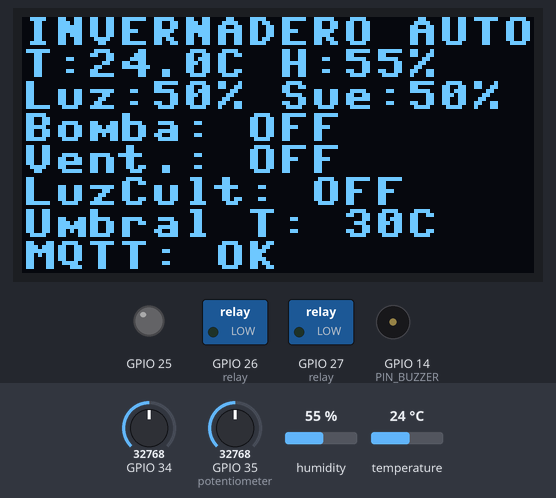
Bench run of a program on a simulated ESP32 board running MicroPython. Parts: 128×64 one-colour display, switched loads named in the program (green lamp = pin HIGH), output pins drawn as LEDs (lit = HIGH), buzzer (waves = sounding). Wiring (from the project's diagram.json): buzzer on GPIO 14, DHT22 sensor on GPIO 15, white LED on GPIO 25, relay on GPIO 26, relay on GPIO 27, light sensor on GPIO 34, potentiometer on GPIO 35. Inputs (shaded band) come from the test bench; at power-on: temperature 24 °C, GPIO 35 (potentiometer) = 32768, GPIO 34 = 32768, humidity 55 % (analog values on the 0–65535 scale). WiFi joins after 1.5 s; the clock reads 2024-03-15 10:24:30 at power-on unless the program sets it; random numbers come from a fixed seed; no MQTT or app messages arrive unless stated; library files of the repository ran but are not shown: ssd1306.py; what the program prints to the serial console is not drawn.

Above: at 2.4 s.
2.5 s: temperature set to 29.7 °C
At 4.9 s:
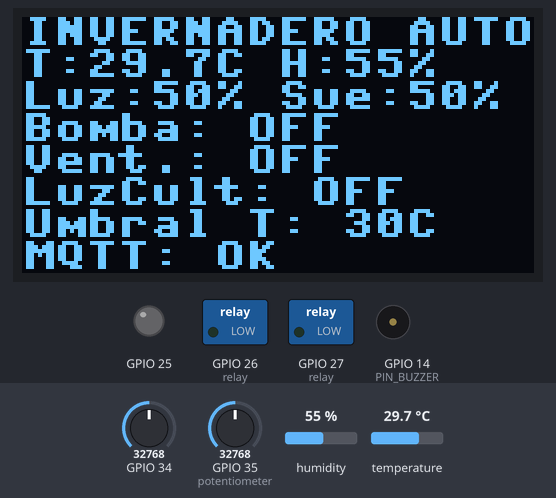
5.6 s: temperature set to 30.4 °C
At 6.7 s:
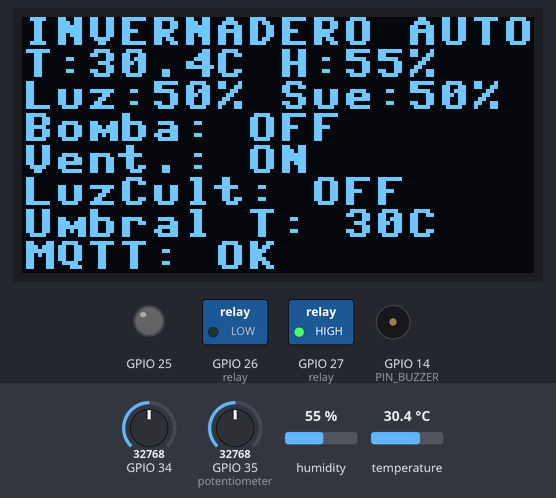
7.6 s: GPIO 35 (potentiometer) set to 20192
At 9.3 s:
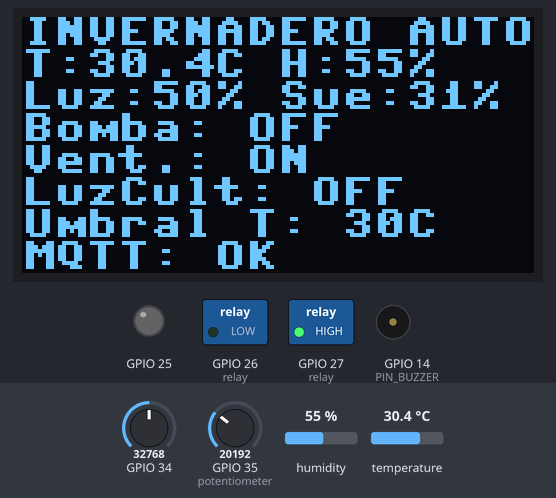
9.6 s: GPIO 35 (potentiometer) set to 18464
At 11.0 s:
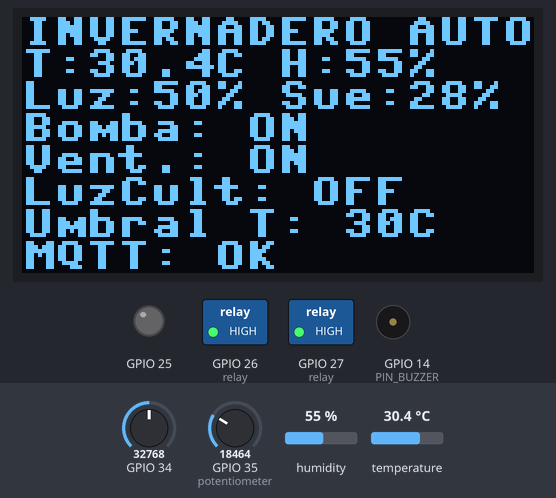
11.6 s: GPIO 34 set to 45568
13.6 s: GPIO 34 set to 47392
At 15.3 s:
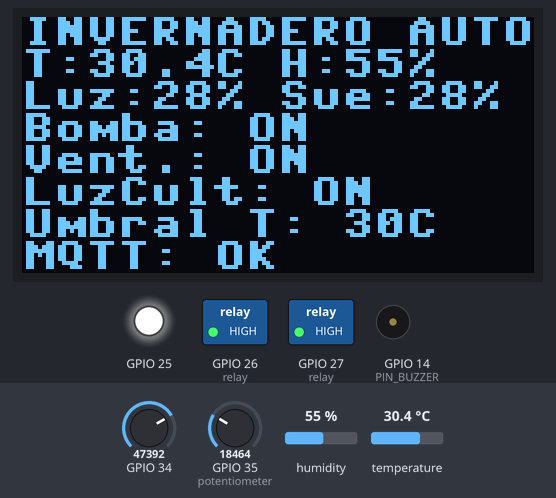
Timing chart, 0 to 21.7 s (numbered marks = the images above; inputs shaded):
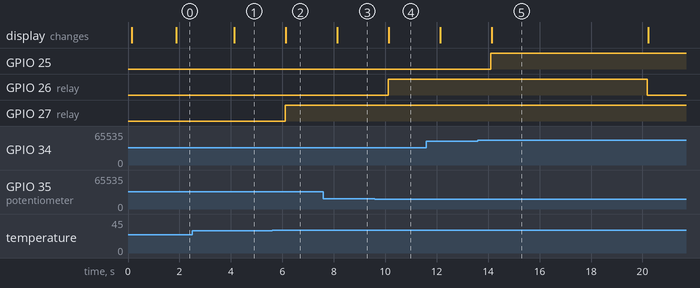

Measured:
- the behaviour switches between 30 and 30.1 °C on temperature (found by bisection; images 1 and 2)
- the behaviour switches between 19344 and 19328 on GPIO 35 (potentiometer) (found by bisection; images 3 and 4)
- the behaviour switches between 46192 and 46208 on GPIO 34 (found by bisection; images 4 and 5)
- after the input at 2.5 s, the display: changes after 1.6 s (image 1)
- after the input at 5.6 s, GPIO 27 (relay): LOW → HIGH after 0.51 s; the display: changes after 0.54 s (image 2)
- after the input at 7.6 s, the display: changes after 0.54 s (image 3)
- after the input at 9.6 s, GPIO 26 (relay): LOW → HIGH after 0.51 s; the display: changes after 0.54 s (image 4)
- after the input at 13.6 s, GPIO 25: LOW → HIGH after 0.51 s

The program:

main.py
```python
"""
main.py — Punto de entrada del ESP32 (MicroPython, Wokwi).

Invernadero Inteligente IoT — Parcial #2 Desarrollo de Software VIII.

Arquitectura del firmware (programación modular y orientada a eventos):

    sensores.py   -> lectura de DHT22, LDR y potenciómetro (machine.ADC / dht)
    actuadores.py -> relés, LED, buzzer PWM y OLED I2C (machine.Pin / PWM / I2C)
    controlador.py-> reglas AUTO/MANUAL, umbrales y emisión de eventos
    red.py        -> WiFi + MQTT (umqtt.simple) con reconexión automática
    main.py       -> CABLEADO de todo lo anterior + bucle despachador

¿Dónde están los eventos?
    1. CALLBACK MQTT: cada mensaje en {prefijo}/comandos llama a `al_recibir_comando`.
    2. TEMPORIZADORES no bloqueantes (ticks_ms/ticks_diff): sensores cada 2 s y
       telemetría cada 15 s llaman a sus manejadores cuando vencen.
    3. BUS DE EVENTOS del controlador: cada cambio de actuador, de modo o de
       condición crítica emite "evento"/"estado", y los suscriptores registrados
       aquí los publican por MQTT AL MOMENTO.
    4. El bucle principal es corto (~100 ms) y solo despacha: no hay sleeps
       largos ni esperas activas.
"""

import time

import config
from actuadores import Buzzer, Led, Pantalla, Rele
from controlador import Controlador, Parametros
from red import GestorRed
from sensores import DHTSensor, SensorLuz, SensorSuelo

# MicroPython en ESP32 cuenta los segundos desde 2000-01-01; el backend espera
# epoch Unix (1970). Este desfase corrige el campo `ts` de la telemetría.
_DESFASE_EPOCH = 946684800 if time.gmtime(0)[0] == 2000 else 0


class Temporizador:
    """Temporizador periódico NO bloqueante.

    `revisar(ahora)` se llama en cada vuelta del bucle; cuando ha pasado el
    periodo, ejecuta el manejador asociado (patrón "evento de tiempo").
    """

    def __init__(self, periodo_ms, manejador):
        self.periodo = periodo_ms
        self.manejador = manejador
        self._ultimo = time.ticks_ms()

    def revisar(self, ahora):
        """Dispara el manejador si venció el periodo."""
        if time.ticks_diff(ahora, self._ultimo) >= self.periodo:
            self._ultimo = ahora
            self.manejador()


def timestamp_unix():
    """Segundos epoch Unix (válidos si NTP sincronizó; si no, aproximados)."""
    return time.time() + _DESFASE_EPOCH


def main():
    """Construye los objetos, conecta los eventos y ejecuta el bucle."""
    print("=== Invernadero Inteligente IoT (ESP32 + MicroPython) ===")

    # --- Hardware -----------------------------------------------------
    pantalla = Pantalla(config.PIN_I2C_SDA, config.PIN_I2C_SCL, config.OLED_DIRECCION,
                        config.OLED_ANCHO, config.OLED_ALTO)
    controlador = Controlador(
        sensor_dht=DHTSensor(config.PIN_DHT),
        sensor_luz=SensorLuz(config.PIN_LDR),
        sensor_suelo=SensorSuelo(config.PIN_SUELO),
        bomba=Rele(config.PIN_BOMBA, config.RELE_ACTIVO_ALTO),
        ventilador=Rele(config.PIN_VENTILADOR, config.RELE_ACTIVO_ALTO),
        luz_cultivo=Led(config.PIN_LUZ_CULTIVO),
        buzzer=Buzzer(config.PIN_BUZZER, config.BUZZER_FRECUENCIA, config.BUZZER_PERIODO_MS),
        pantalla=pantalla,
        params=Parametros.desde_config(config),
    )

    # --- Manejadores de eventos ---------------------------------------
    red = None  # se asigna abajo; los closures lo usan cuando ya existe

    def al_recibir_comando(datos):
        """CALLBACK MQTT: ejecuta el comando y responde con un ACK."""
        cmd = datos.get("cmd")
        valor = datos.get("valor")
        origen = datos.get("origen", "desconocido")
        resultado = controlador.manejar_comando(cmd, valor, origen)
        print("[CMD]", cmd, "=", valor, "desde", origen, "->", resultado)
        ack = {"cmd": cmd, "valor": valor, "resultado": resultado, "origen": origen}
        if "id" in datos:
            ack["id"] = datos["id"]       # permite al backend asociar el ACK
        red.publicar("comandos/ack", ack, encolar=True)

    def al_conectar():
        """Al (re)conectar MQTT se publica el estado actual."""
        controlador.conectado = True
        red.publicar("estado", controlador.estado())
        controlador.refrescar_pantalla()

    def publicar_evento(evento):
        print("[EVENTO]", evento["severidad"], evento["tipo"], "-", evento["detalle"])
        red.publicar("eventos", evento, encolar=True)

    def publicar_estado(estado):
        red.publicar("estado", estado, encolar=True)

    def publicar_telemetria():
        """Manejador del temporizador de telemetría (cada 15 s)."""
        if controlador.lectura["temperatura"] is None:
            return  # aún no hay lectura válida
        datos = controlador.telemetria(timestamp_unix())
        if red.publicar("telemetria", datos):
            print("[TELEMETRIA]", datos)

    red = GestorRed(config, on_comando=al_recibir_comando, on_conectado=al_conectar)
    controlador.bus.on("evento", publicar_evento)
    controlador.bus.on("estado", publicar_estado)

    temporizadores = [
        Temporizador(config.INTERVALO_SENSORES_MS, controlador.ciclo_sensores),
        Temporizador(config.INTERVALO_TELEMETRIA_MS, publicar_telemetria),
    ]

    controlador.iniciar()           # emite INICIO_SISTEMA (queda en cola hasta conectar)
    controlador.ciclo_sensores()    # primera lectura inmediata

    # --- Bucle despachador --------------------------------------------
    while True:
        inicio = time.ticks_ms()
        red.mantener(inicio)
        if controlador.conectado != red.mqtt_conectado:
            controlador.conectado = red.mqtt_conectado
            controlador.refrescar_pantalla()
        for temporizador in temporizadores:
            temporizador.revisar(inicio)
        controlador.tick(inicio)
        # Espera solo lo que falta para completar ~100 ms por vuelta.
        transcurrido = time.ticks_diff(time.ticks_ms(), inicio)
        if transcurrido < config.PERIODO_BUCLE_MS:
            time.sleep_ms(config.PERIODO_BUCLE_MS - transcurrido)


main()
```

config.py
```python
"""
config.py — Configuración central del dispositivo (ESP32 + MicroPython en Wokwi).

Todo valor "mágico" del sistema (pines, tiempos, umbrales, MQTT) vive aquí para
que el resto de los módulos no tenga constantes repetidas. Si cambias el prefijo
MQTT aquí, recuerda cambiar también MQTT_PREFIJO en el archivo .env del backend.

NOTA DE SEGURIDAD: el ESP32 NO conoce credenciales de Adafruit IO. Solo habla con
el broker público HiveMQ; el backend es quien se autentica contra la nube.
"""

# ---------------------------------------------------------------------------
# Red WiFi (Wokwi ofrece un punto de acceso virtual abierto)
# ---------------------------------------------------------------------------
WIFI_SSID = "Wokwi-GUEST"
WIFI_PASSWORD = ""

# ---------------------------------------------------------------------------
# MQTT (broker público HiveMQ, sin TLS ni usuario)
# ---------------------------------------------------------------------------
MQTT_BROKER = "broker.hivemq.com"
MQTT_PORT = 1883
MQTT_PREFIJO = "utp/omar/invernadero"   # Debe coincidir con MQTT_PREFIJO del .env
MQTT_KEEPALIVE = 60                     # segundos
MQTT_CLIENT_ID_BASE = "invernadero-esp32-"  # se le añade un sufijo aleatorio

# ---------------------------------------------------------------------------
# Pines GPIO (ver tabla en README.md)
# Los analógicos usan SOLO ADC1 (GPIO32-39) porque ADC2 no funciona con WiFi.
# ---------------------------------------------------------------------------
PIN_DHT = 15            # DHT22: temperatura + humedad del aire
PIN_LDR = 34            # Fotorresistencia (salida AO) -> ADC1_CH6
PIN_SUELO = 35          # Potenciómetro que simula humedad de suelo -> ADC1_CH7
PIN_BOMBA = 26          # Relé de la bomba de riego (+ LED azul por contacto NO)
PIN_VENTILADOR = 27     # Relé del ventilador (+ LED amarillo por contacto NO)
PIN_LUZ_CULTIVO = 25    # LED blanco = luz de cultivo
PIN_BUZZER = 14         # Buzzer de alerta crítica (PWM)
PIN_I2C_SDA = 21        # OLED SSD1306
PIN_I2C_SCL = 22
OLED_DIRECCION = 0x3C
OLED_ANCHO = 128
OLED_ALTO = 64

# El módulo de relé de Wokwi (configuración por defecto) se activa con IN=HIGH:
# COM se conecta a NO y se enciende el LED indicador (verificado en la
# simulación). Si usas un relé activo en bajo, cambia esto a False.
RELE_ACTIVO_ALTO = True

# ---------------------------------------------------------------------------
# Temporización del bucle orientado a eventos (milisegundos)
# ---------------------------------------------------------------------------
PERIODO_BUCLE_MS = 100            # el bucle principal solo despacha cada ~100 ms
INTERVALO_SENSORES_MS = 2000      # lectura de sensores
INTERVALO_TELEMETRIA_MS = 15000   # publicación de telemetría
INTERVALO_PING_MS = 30000         # ping MQTT para mantener viva la sesión
REINTENTO_WIFI_MS = 10000         # espera entre reintentos de WiFi
REINTENTO_MQTT_MS = 5000          # espera entre reintentos de MQTT

# ---------------------------------------------------------------------------
# Lógica de control (ver controlador.py)
# ---------------------------------------------------------------------------
UMBRAL_TEMP_DEFECTO = 30          # °C: ventilador ON por encima
HISTERESIS_TEMP = 2               # °C: ventilador OFF por debajo de umbral - 2
UMBRAL_TEMP_MIN = 20              # rango válido para el comando umbral_temp
UMBRAL_TEMP_MAX = 45
UMBRAL_SUELO_SECO = 30            # %: regar por debajo
UMBRAL_LUZ_BAJA = 30              # %: luz de cultivo ON por debajo
HISTERESIS_LUZ = 5                # %: luz de cultivo OFF por encima de 30 + 5
RIEGO_MAX_MS = 10000              # máximo 10 s de bomba por ciclo (AUTO)
RIEGO_ENFRIAMIENTO_MS = 30000     # 30 s de espera antes de volver a regar
TEMP_CRITICA = 38                 # °C: condición crítica
SUELO_CRITICO = 10                # %: condición crítica

# Buzzer intermitente
BUZZER_FRECUENCIA = 2000          # Hz
BUZZER_PERIODO_MS = 400           # alterna sonido/silencio cada 400 ms
```

actuadores.py
```python
"""
actuadores.py — Abstracciones de los actuadores del invernadero (capa de hardware).

Usa machine.Pin (salidas digitales), machine.PWM (buzzer) y machine.I2C (OLED).
Todas las clases exponen una interfaz mínima (encender/apagar/encendido, etc.)
para que el controlador pueda usarlas sin conocer el hardware y para poder
sustituirlas por objetos falsos en las pruebas.

Actuadores:
    Rele      -> relés de bomba (GPIO26) y ventilador (GPIO27).
    Led       -> LED blanco de luz de cultivo (GPIO25).
    Buzzer    -> alarma crítica intermitente por PWM (GPIO14).
    Pantalla  -> OLED SSD1306 128x64 por I2C (SDA 21, SCL 22).
"""

import time
from machine import I2C, PWM, Pin


class SalidaDigital:
    """Salida digital genérica con lógica activa en alto o en bajo."""

    def __init__(self, pin, activo_alto=True):
        """Configura el pin como salida y lo deja APAGADO."""
        self._activo_alto = activo_alto
        self._pin = Pin(pin, Pin.OUT)
        self._encendido = False
        self.apagar()

    def encender(self):
        """Activa la salida."""
        self._pin.value(1 if self._activo_alto else 0)
        self._encendido = True

    def apagar(self):
        """Desactiva la salida."""
        self._pin.value(0 if self._activo_alto else 1)
        self._encendido = False

    def establecer(self, encendido):
        """Enciende o apaga según el booleano recibido."""
        if encendido:
            self.encender()
        else:
            self.apagar()

    @property
    def encendido(self):
        """bool: estado lógico actual (True = activo)."""
        return self._encendido


class Rele(SalidaDigital):
    """Módulo relé. Al activarse conecta COM con NO, encendiendo el LED indicador
    (y, en un sistema real, la bomba o el ventilador)."""


class Led(SalidaDigital):
    """LED simple conectado directamente al GPIO (con resistencia de 220 Ω)."""


class Buzzer:
    """Buzzer piezoeléctrico manejado por PWM con patrón intermitente.

    El patrón se genera de forma NO bloqueante: el controlador llama a
    `actualizar(ahora_ms)` en cada vuelta del bucle y el buzzer alterna entre
    sonido y silencio cada `periodo_ms`, sin usar sleep.
    """

    def __init__(self, pin, frecuencia=2000, periodo_ms=400):
        """Crea el PWM en silencio (duty 0)."""
        self._pwm = PWM(Pin(pin))
        self._pwm.freq(frecuencia)
        self._periodo = periodo_ms
        self._alarma = False
        self._sonando = False
        self._ultimo_cambio = time.ticks_ms()
        self._silenciar()

    def _duty(self, valor_u16):
        """Fija el ciclo de trabajo de forma compatible con varias versiones."""
        try:
            self._pwm.duty_u16(valor_u16)
        except AttributeError:          # firmwares antiguos solo tienen duty()
            self._pwm.duty(valor_u16 >> 6)

    def _silenciar(self):
        self._duty(0)
        self._sonando = False

    def _sonar(self):
        self._duty(32768)               # 50 % de ciclo de trabajo
        self._sonando = True

    def activar_alarma(self):
        """Inicia el patrón intermitente."""
        if not self._alarma:
            self._alarma = True
            self._ultimo_cambio = time.ticks_ms()
            self._sonar()

    def desactivar(self):
        """Detiene la alarma y deja el buzzer en silencio."""
        self._alarma = False
        self._silenciar()

    @property
    def activo(self):
        """bool: True si la alarma está activada."""
        return self._alarma

    def actualizar(self, ahora):
        """Alterna sonido/silencio si pasó el periodo (llamar en cada ciclo)."""
        if not self._alarma:
            return
        if time.ticks_diff(ahora, self._ultimo_cambio) >= self._periodo:
            self._ultimo_cambio = ahora
            if self._sonando:
                self._silenciar()
            else:
                self._sonar()


class Pantalla:
    """Pantalla OLED SSD1306 (128x64, I2C).

    Muestra el resumen del invernadero en 8 líneas de 16 caracteres. Si la
    pantalla no responde en el bus I2C, el sistema sigue funcionando sin ella.
    """

    def __init__(self, sda, scl, direccion=0x3C, ancho=128, alto=64):
        """Inicializa el bus I2C y el driver ssd1306."""
        self._oled = None
        try:
            import ssd1306
            i2c = I2C(0, sda=Pin(sda), scl=Pin(scl), freq=400000)
            self._oled = ssd1306.SSD1306_I2C(ancho, alto, i2c, addr=direccion)
            self.mensaje("INVERNADERO IoT", "Iniciando...")
        except (OSError, ImportError) as error:
            print("[OLED] no disponible:", error)

    def mensaje(self, *lineas):
        """Muestra hasta 8 líneas de texto libre (útil al arrancar)."""
        if self._oled is None:
            return
        self._oled.fill(0)
        for i, linea in enumerate(lineas[:8]):
            self._oled.text(str(linea)[:16], 0, i * 8)
        self._oled.show()

    def mostrar(self, lectura, estado, conectado):
        """Dibuja el panel principal.

        Args:
            lectura (dict): temperatura, humedad, luz, suelo (pueden ser None).
            estado (dict): modo, bomba, ventilador, luz_cultivo, umbral_temp, critico.
            conectado (bool): True si hay conexión MQTT.
        """
        def fmt(valor, decimales=0):
            if valor is None:
                return "--"
            return ("{:." + str(decimales) + "f}").format(valor)

        def onoff(b):
            return "ON" if b else "OFF"

        modo = "AUTO" if estado["modo"] == "AUTO" else "MAN."
        pie = "!!! CRITICO !!!" if estado["critico"] else (
            "MQTT: OK" if conectado else "MQTT: --")
        self.mensaje(
            "INVERNADERO " + modo,
            "T:" + fmt(lectura["temperatura"], 1) + "C H:" + fmt(lectura["humedad"]) + "%",
            "Luz:" + fmt(lectura["luz"]) + "% Sue:" + fmt(lectura["suelo"]) + "%",
            "Bomba: " + onoff(estado["bomba"]),
            "Vent.: " + onoff(estado["ventilador"]),
            "LuzCult: " + onoff(estado["luz_cultivo"]),
            "Umbral T: " + fmt(estado["umbral_temp"]) + "C",
            pie,
        )
```

Source omitted: controlador.py (17823 bytes), red.py (7901 bytes), sensores.py (3294 bytes)
